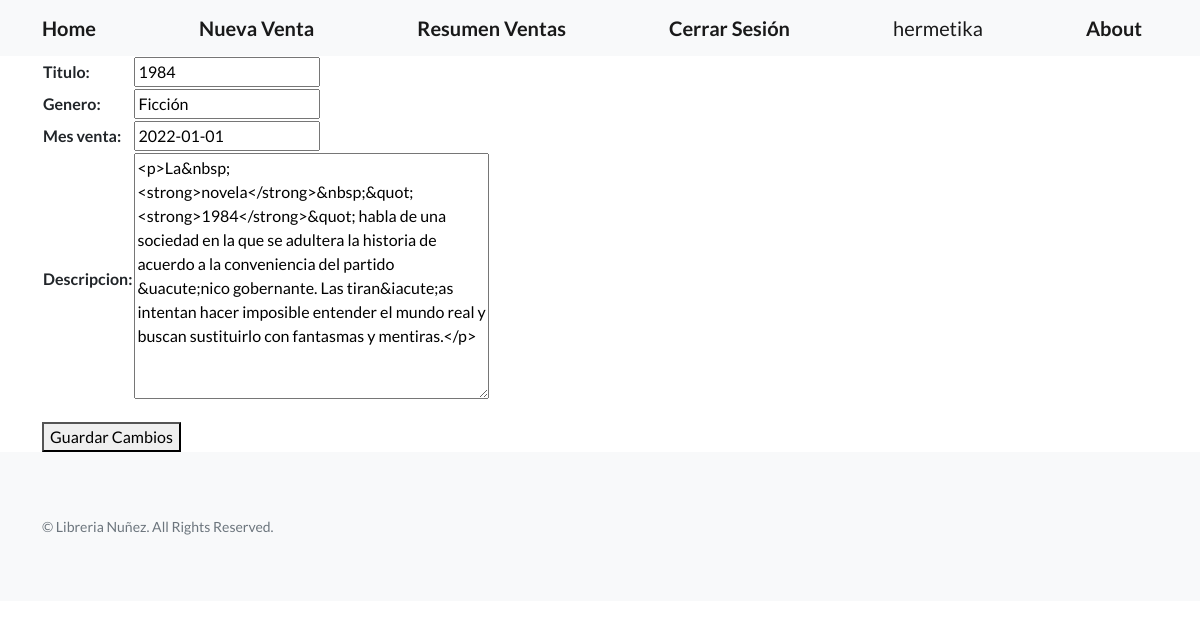
Screenshot of /editar-venta/2 (signed in) with the database file from the repository.
### home/models.py (models this page shows, shortened)
class Libreria(models.Model):
    titulo = models.CharField(max_length=30)
    genero = models.CharField(max_length=30)
    mes_venta = models.DateField()
    descripcion = RichTextField(null=True)

### home/views.py (the view)
# urls.py: path('editar-venta/<int:pk>', views.EditarVenta.as_view(), name="editar_venta"),
class EditarVenta(LoginRequiredMixin, UpdateView):
    model = Libreria
    success_url = '/resumen-ventas/'
    template_name = 'home/editar_venta_cbv.html'
    fields =['titulo', 'genero', 'mes_venta', 'descripcion']

### home/templates/home/editar_venta_cbv.html (shortened to what this page needs)
{% extends 'home/base.html' %}
{% block mi_contenido %}
<form action={% url 'editar_venta' libreria.id %} method="POST">
    <table>
        {{form}}
    </table>
<button>Guardar Cambios</button>
</form>
{% endblock mi_contenido %}

### home/templates/home/base.html (shortened to what this page needs)
<!DOCTYPE html>
<html lang="en">
    <head>
        {% load static %}
        <link href={% static 'css/styles.css' %} rel="stylesheet" />
    </head>
    <body>
        <nav class="navbar navbar-light bg-light static-top">
            <div class="container">
                <a class="navbar-brand" href={% url 'index' %}><B>Home</B></a>
                <a class="navbar-brand" href={% url 'nueva_venta' %}><B>Nueva Venta</B></a>
                <a class="navbar-brand" href={% url 'resumen_ventas' %}><B>Resumen Ventas</B></a>
                {% if request.user.is_authenticated %}
                    <a class="navbar-brand" href={% url 'logout' %}><B>Cerrar Sesión</B></a>
                    <a class="navbar-brand" href={% url 'perfil' %}>{{request.user.username}}</a>
                                    {% else %}
                    <a class="navbar-brand" href={% url 'login' %}><B>Iniciar Sesión</B></a>
                    <a class="navbar-brand" href={% url 'registrar' %}><B>Nuevo Usuario</B></a>
                {% endif %}
                <a class="navbar-brand" href={% url 'about' %}><B>About</B></a>
            </div>
        </nav>
        <div class="container">
        {% block mi_contenido  %}
        {% endblock mi_contenido %}
        </div>
        <footer class="footer bg-light">
            <div class="container">
                <div class="row">
                        <p class="text-muted small mb-4 mb-lg-0">&copy; Libreria Nuñez. All Rights Reserved.</p>
                </div>
            </div>
        </footer>
    </body>
</html>

### rows the page displays
Libreria: titulo "1984", genero "Ficción", mes_venta "2022-01-01", descripcion "<p>La&nbsp;<strong>novela</strong>&nbsp;&quot;<strong>1984</strong>&quot; habla de una sociedad en la que se adultera la historia de acuerdo a la conveniencia del partido &uacute;nico gobernante. Las tiran&iacute;as intentan hacer imposible entender el mundo real y buscan sustituirlo con fantasmas y mentiras.</p>"

### other values shown
{{ request.user.username }} "hermetika"
